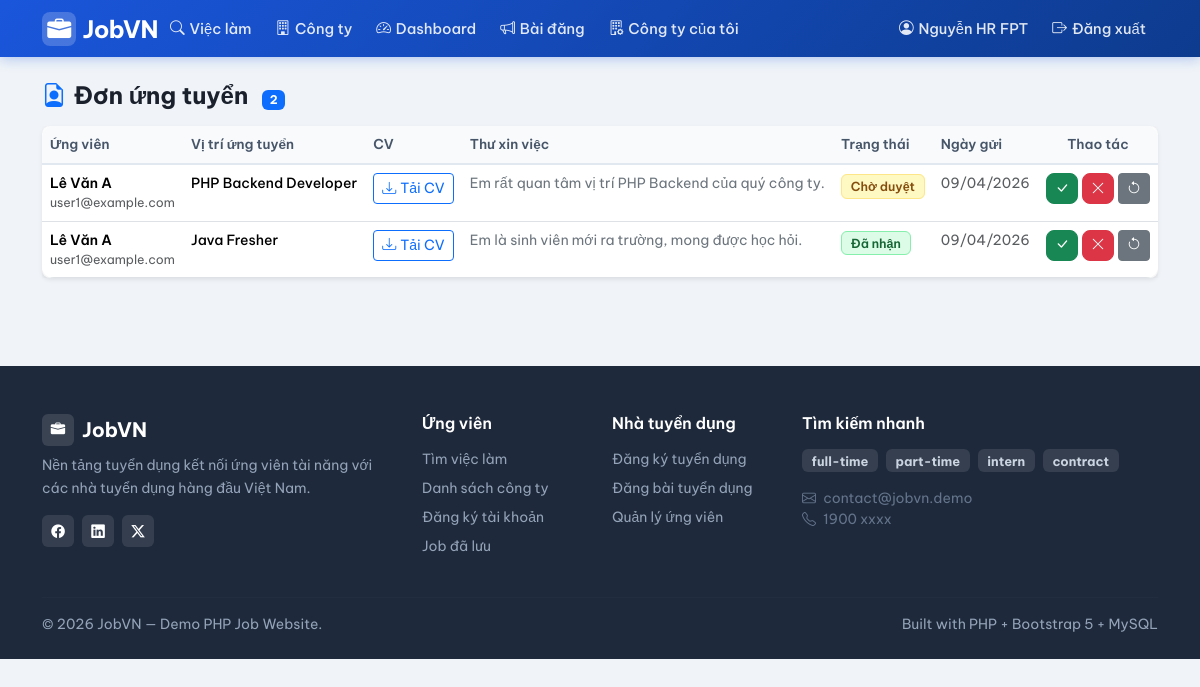
The app's page /index.php?page=employer/applications (signed in) with its own data.
### tables this page shows
CREATE TABLE users (
    id INT AUTO_INCREMENT PRIMARY KEY,
    email VARCHAR(150) NOT NULL UNIQUE,
    password VARCHAR(255) NOT NULL,              
    full_name VARCHAR(150) NOT NULL,
    role ENUM('admin','employer','user') NOT NULL DEFAULT 'user',
    phone VARCHAR(30) NULL,
    created_at DATETIME NOT NULL DEFAULT CURRENT_TIMESTAMP
);

CREATE TABLE applications (
    id INT AUTO_INCREMENT PRIMARY KEY,
    job_id INT NOT NULL,
    user_id INT NOT NULL,
    cv_file VARCHAR(255) NOT NULL,               
    cover_letter TEXT NULL,
    status ENUM('pending','accepted','rejected') NOT NULL DEFAULT 'pending',
    created_at DATETIME NOT NULL DEFAULT CURRENT_TIMESTAMP,
    FOREIGN KEY (job_id) REFERENCES jobs(id) ON DELETE CASCADE,
    FOREIGN KEY (user_id) REFERENCES users(id) ON DELETE CASCADE
);

CREATE TABLE jobs (
    id INT AUTO_INCREMENT PRIMARY KEY,
    company_id INT NOT NULL,
    employer_id INT NOT NULL,                    
    title VARCHAR(200) NOT NULL,
    description TEXT NOT NULL,
    requirements TEXT NULL,
    location VARCHAR(200) NULL,
    salary_min INT NULL,                         
    salary_max INT NULL,                         
    job_type ENUM('full-time','part-time','intern','contract') NOT NULL DEFAULT 'full-time',
    is_active TINYINT(1) NOT NULL DEFAULT 1,
    is_hot TINYINT(1) NOT NULL DEFAULT 0,          
    views INT NOT NULL DEFAULT 0,                  
    expired_at DATETIME NULL,                      
    created_at DATETIME NOT NULL DEFAULT CURRENT_TIMESTAMP,
    FOREIGN KEY (company_id) REFERENCES companies(id) ON DELETE CASCADE,
    FOREIGN KEY (employer_id) REFERENCES users(id) ON DELETE CASCADE
);

### public/index.php (called while the page is built, shortened)
<?php
require_once __DIR__ . '/../src/db.php';
require_once __DIR__ . '/../src/helpers.php';
require_once __DIR__ . '/../src/auth.php';
$routes = [
    'home'                    => 'home.php',
    'login'                   => 'login.php',
    'register'                => 'register.php',
    'logout'                  => 'logout.php',
    'jobs'                    => 'jobs.php',
    'job_detail'              => 'job_detail.php',
    'companies'               => 'companies.php',
    'company_detail'          => 'company_detail.php',
    'download_cv'             => 'download_cv.php',
    'user/apply'              => 'user/apply.php',
    'user/my_applications'    => 'user/my_applications.php',
    'user/profile'            => 'user/profile.php',
    'user/saved_jobs'         => 'user/saved_jobs.php',
    'user/become_employer'    => 'user/become_employer.php',
    'employer/dashboard'      => 'employer/dashboard.php',
    'employer/jobs'           => 'employer/jobs.php',
    'employer/job_form'       => 'employer/job_form.php',
    'employer/job_delete'     => 'employer/job_delete.php',
    'employer/applications'   => 'employer/applications.php',
    'employer/company'        => 'employer/company.php',
    'admin/dashboard'         => 'admin/dashboard.php',
    'admin/users'             => 'admin/users.php',
    'admin/user_delete'       => 'admin/user_delete.php',
    'admin/jobs'              => 'admin/jobs.php',
    'admin/job_delete'        => 'admin/job_delete.php',
    'admin/companies'             => 'admin/companies.php',
    'admin/applications'          => 'admin/applications.php',
    'admin/employer_requests'     => 'admin/employer_requests.php',
];
$page = $_GET['page'] ?? 'home';
$file = __DIR__ . '/../src/pages/' . $routes[$page];
require $file;

### src/helpers.php (called while the page is built, shortened)
<?php
function e($v): string
{
    return htmlspecialchars((string)$v, ENT_QUOTES, 'UTF-8');
}
function url(string $page, array $params = []): string
{
    $params = array_merge(['page' => $page], $params);
    return BASE_URL . '?' . http_build_query($params);
}

### src/db.php (called while the page is built, shortened)
<?php
function db(): PDO
{
    static $pdo = null;
    if ($pdo === null) {
        $dsn = 'mysql:host=' . DB_HOST . ';port=' . DB_PORT . ';dbname=' . DB_NAME . ';charset=utf8mb4';
        $attempts = 0;
        while (true) {
            try {
                $pdo = new PDO($dsn, DB_USER, DB_PASS, [
                    PDO::ATTR_ERRMODE              => PDO::ERRMODE_EXCEPTION,
                    PDO::ATTR_DEFAULT_FETCH_MODE   => PDO::FETCH_ASSOC,
                    PDO::ATTR_EMULATE_PREPARES     => false,
                    PDO::MYSQL_ATTR_INIT_COMMAND   => "SET NAMES utf8mb4 COLLATE utf8mb4_unicode_ci",
                ]);
                break;
            } catch (PDOException $e) {
                $attempts++;
                if ($attempts >= 10) {
                    die('Không kết nối được MySQL: ' . $e->getMessage());
                }
                sleep(1);
            }
        }
    }
    return $pdo;
}

### src/auth.php (called while the page is built, shortened)
<?php
require_once __DIR__ . '/db.php';
function current_user(): ?array
{
    static $cache = null;
    if ($cache !== null) return $cache;
    $stmt = db()->prepare('SELECT * FROM users WHERE id = ?');
    $stmt->execute([$_SESSION['user_id']]);
    $cache = $stmt->fetch() ?: null;
    return $cache;
}
function require_role(string ...$roles): array
{
    $u = current_user();
    return $u;
}

### src/pages/employer/applications.php (the view, shortened to what this page needs)
<?php
$u      = require_role('employer');
$page   = max(1, (int)($_GET['p'] ?? 1));
$perPage = 15;
$countStmt = db()->prepare("
    SELECT COUNT(*) FROM applications a
    JOIN jobs j ON j.id = a.job_id
    WHERE j.employer_id = ?
");
$countStmt->execute([$u['id']]);
$total = (int)$countStmt->fetchColumn();
$stmt = db()->prepare("
    SELECT a.*, j.title AS job_title, u.full_name AS applicant_name, u.email AS applicant_email
    FROM applications a
    JOIN jobs j ON j.id = a.job_id
    JOIN users u ON u.id = a.user_id
    WHERE j.employer_id = ?
    ORDER BY a.created_at DESC
    LIMIT $perPage OFFSET " . (($page - 1) * $perPage)
);
$stmt->execute([$u['id']]);
$apps = $stmt->fetchAll();
require __DIR__ . '/../../layout/header.php';
?>
<div class="d-flex justify-content-between align-items-center mb-3">
    <h4 class="fw-700 mb-0">
        <i class="bi bi-file-earmark-person me-2 text-primary"></i>Đơn ứng tuyển
        <span class="badge bg-primary ms-2" style="font-size:0.75rem"><?= $total ?></span>
    </h4>
</div>
<?php if (!$apps): ?>
    <div class="alert alert-info"><i class="bi bi-info-circle me-2"></i>Chưa có đơn ứng tuyển nào.</div>
<?php else: ?>
<div class="card border-0 shadow-sm rounded-3">
    <div class="table-responsive">
        <table class="table table-admin mb-0">
            <thead>
            <tr>
                <th>Ứng viên</th>
                <th>Vị trí ứng tuyển</th>
                <th>CV</th>
                <th>Thư xin việc</th>
                <th>Trạng thái</th>
                <th>Ngày gửi</th>
                <th class="text-center">Thao tác</th>
            </tr>
            </thead>
            <tbody>
            <?php foreach ($apps as $a): ?>
                <?php
                $badgeCls = ['pending'=>'badge-status-pending','accepted'=>'badge-status-accepted','rejected'=>'badge-status-rejected'][$a['status']] ?? 'badge-status-pending';
                $statusLabel = ['pending'=>'Chờ duyệt','accepted'=>'Đã nhận','rejected'=>'Từ chối'][$a['status']] ?? $a['status'];
                ?>
                <tr>
                    <td>
                        <div class="fw-600 small"><?= e($a['applicant_name']) ?></div>
                        <div class="text-muted" style="font-size:0.78rem"><?= e($a['applicant_email']) ?></div>
                    </td>
                    <td class="small fw-500"><?= e($a['job_title']) ?></td>
                    <td>
                        <a href="<?= e(url('download_cv', ['id' => $a['id']])) ?>"
                           class="btn btn-sm btn-outline-primary">
                            <i class="bi bi-download me-1"></i>Tải CV
                        </a>
                    </td>
                    <td class="small text-secondary">
                        <?= e(mb_strimwidth($a['cover_letter'] ?? '', 0, 80, '...')) ?>
                    </td>
                    <td><span class="<?= $badgeCls ?>"><?= $statusLabel ?></span></td>
                    <td class="small text-muted"><?= date('d/m/Y', strtotime($a['created_at'])) ?></td>
                    <td>
                        <form method="post" class="d-flex gap-1 justify-content-center">
                            <button name="action" value="accepted" class="btn btn-sm btn-success"
                                    title="Nhận đơn">
                                <i class="bi bi-check-lg"></i>
                            </button>
                            <button name="action" value="rejected" class="btn btn-sm btn-danger"
                                    title="Từ chối">
                                <i class="bi bi-x-lg"></i>
                            </button>
                            <button name="action" value="pending" class="btn btn-sm btn-secondary"
                                    title="Đặt lại chờ duyệt">
                                <i class="bi bi-arrow-counterclockwise"></i>
                            </button>
                        </form>
                    </td>
                </tr>
            <?php endforeach; ?>
            </tbody>
        </table>
    </div>
</div>
<?php endif; ?>
<?php require __DIR__ . '/../../layout/footer.php';

### src/layout/header.php (shortened to what this page needs)
<?php
$u = current_user();
$currentPage = $_GET['page'] ?? 'home';
?>
<!doctype html>
<html lang="vi">
<head>
    <link href="https://cdn.jsdelivr.net/npm/bootstrap@5.3.2/dist/css/bootstrap.min.css" rel="stylesheet">
    <link href="https://cdn.jsdelivr.net/npm/bootstrap-icons@1.11.3/font/bootstrap-icons.min.css" rel="stylesheet">
</head>
<body>
<nav class="navbar navbar-expand-lg navbar-main">
    <div class="container">
        <a class="navbar-brand-logo text-decoration-none" href="<?= e(url('home')) ?>">
            <div class="logo-icon"><i class="bi bi-briefcase-fill text-white"></i></div>
            JobVN
        </a>
        <div class="collapse navbar-collapse" id="mainNav">
            <ul class="navbar-nav me-auto">
                <li class="nav-item">
                    <a class="nav-link <?= in_array($currentPage, ['jobs','job_detail']) ? 'active' : '' ?>"
                       href="<?= e(url('jobs')) ?>">
                        <i class="bi bi-search"></i> Việc làm
                    </a>
                </li>
                <li class="nav-item">
                    <a class="nav-link <?= $currentPage === 'companies' ? 'active' : '' ?>"
                       href="<?= e(url('companies')) ?>">
                        <i class="bi bi-building"></i> Công ty
                    </a>
                </li>
                <?php if ($u && $u['role'] === 'employer'): ?>
                    <li class="nav-item">
                        <a class="nav-link <?= $currentPage === 'employer/dashboard' ? 'active' : '' ?>"
                           href="<?= e(url('employer/dashboard')) ?>">
                            <i class="bi bi-speedometer2"></i> Dashboard
                        </a>
                    </li>
                    <li class="nav-item">
                        <a class="nav-link <?= in_array($currentPage, ['employer/jobs','employer/job_form']) ? 'active' : '' ?>"
                           href="<?= e(url('employer/jobs')) ?>">
                            <i class="bi bi-megaphone"></i> Bài đăng
                        </a>
                    </li>
                    <li class="nav-item">
                        <a class="nav-link <?= $currentPage === 'employer/company' ? 'active' : '' ?>"
                           href="<?= e(url('employer/company')) ?>">
                            <i class="bi bi-building-gear"></i> Công ty của tôi
                        </a>
                    </li>
                <?php endif; ?>
            </ul>
            <ul class="navbar-nav">
                <?php if ($u): ?>
                    <li class="nav-item">
                        <a class="nav-link <?= in_array($currentPage, ['user/profile']) ? 'active' : '' ?>"
                           href="<?= e(url('user/profile')) ?>">
                            <i class="bi bi-person-circle"></i>
                            <span class="d-none d-lg-inline"><?= e($u['full_name']) ?></span>
                        </a>
                    </li>
                    <li class="nav-item">
                        <a class="nav-link" href="<?= e(url('logout')) ?>">
                            <i class="bi bi-box-arrow-right"></i> Đăng xuất
                        </a>
                    </li>
                <?php endif; ?>
            </ul>
        </div>
    </div>
</nav>
<main class="container py-4">

### src/layout/header.php (style rules this page uses)
body { font-family: 'Be Vietnam Pro', sans-serif; background: #f0f4f8; color: #1a202c; }
.fw-500 { font-weight: 500 !important; }
.fw-600 { font-weight: 600 !important; }
.fw-700 { font-weight: 700 !important; }
.navbar-main { background: linear-gradient(135deg, #1a56db 0%, #0d3b8e 100%); box-shadow: 0 2px 12px rgba(26, 86, 219, 0.3); padding: 0.6rem 0; }
.navbar-brand-logo { font-size: 1.5rem; font-weight: 700; color: #fff !important; letter-spacing: -0.5px; display: flex; align-items: center; gap: 0.4rem; }
.navbar-brand-logo .logo-icon { background: rgba(255,255,255,0.2); border-radius: 8px; width: 34px; height: 34px; display: flex; align-items: center; justify-content: center; }
.navbar-main .nav-link { color: rgba(255,255,255,0.88) !important; font-weight: 500; font-size: 0.92rem; padding: 0.5rem 0.75rem !important; border-radius: 6px; transition: background 0.15s, color 0.15s; display: flex; align-items: center; gap: 0.3rem; }
main.container { padding-top: 1.5rem; padding-bottom: 2rem; }
.badge-status-pending { background:#fef9c3; color:#854d0e; border:1px solid #fde68a; }
.badge-status-accepted { background:#dcfce7; color:#166534; border:1px solid #86efac; }
.badge-status-pending, .badge-status-accepted, .badge-status-rejected { font-size: 0.78rem; padding: 0.3em 0.7em; border-radius: 6px; font-weight: 600; }
.table-admin { border-radius: 12px; overflow: hidden; box-shadow: 0 2px 8px rgba(0,0,0,0.07); }
.table-admin thead th { background: #f8fafc; font-size: 0.85rem; font-weight: 600; color: #475569; border-bottom: 2px solid #e2e8f0; }
.btn-success { border-radius: 8px; font-weight: 600; }
.btn-danger { border-radius: 8px; font-weight: 600; }

### records on screen
users: full_name "Nguyễn HR FPT"
applications: user.full_name "Lê Văn A", user.email "user1@example.com", job.title "PHP Backend Developer", cover_letter "Em rất quan tâm vị trí PHP Backend của quý công ty.", status "Chờ duyệt", created_at "09/04/2026"
applications: user.full_name "Lê Văn A", user.email "user1@example.com", job.title "Java Fresher", cover_letter "Em là sinh viên mới ra trường, mong được học hỏi.", status "Đã nhận", created_at "09/04/2026"

### other values on screen
$total "2"
$t "full-time"
$t "part-time"
$t "intern"
$t "contract"
